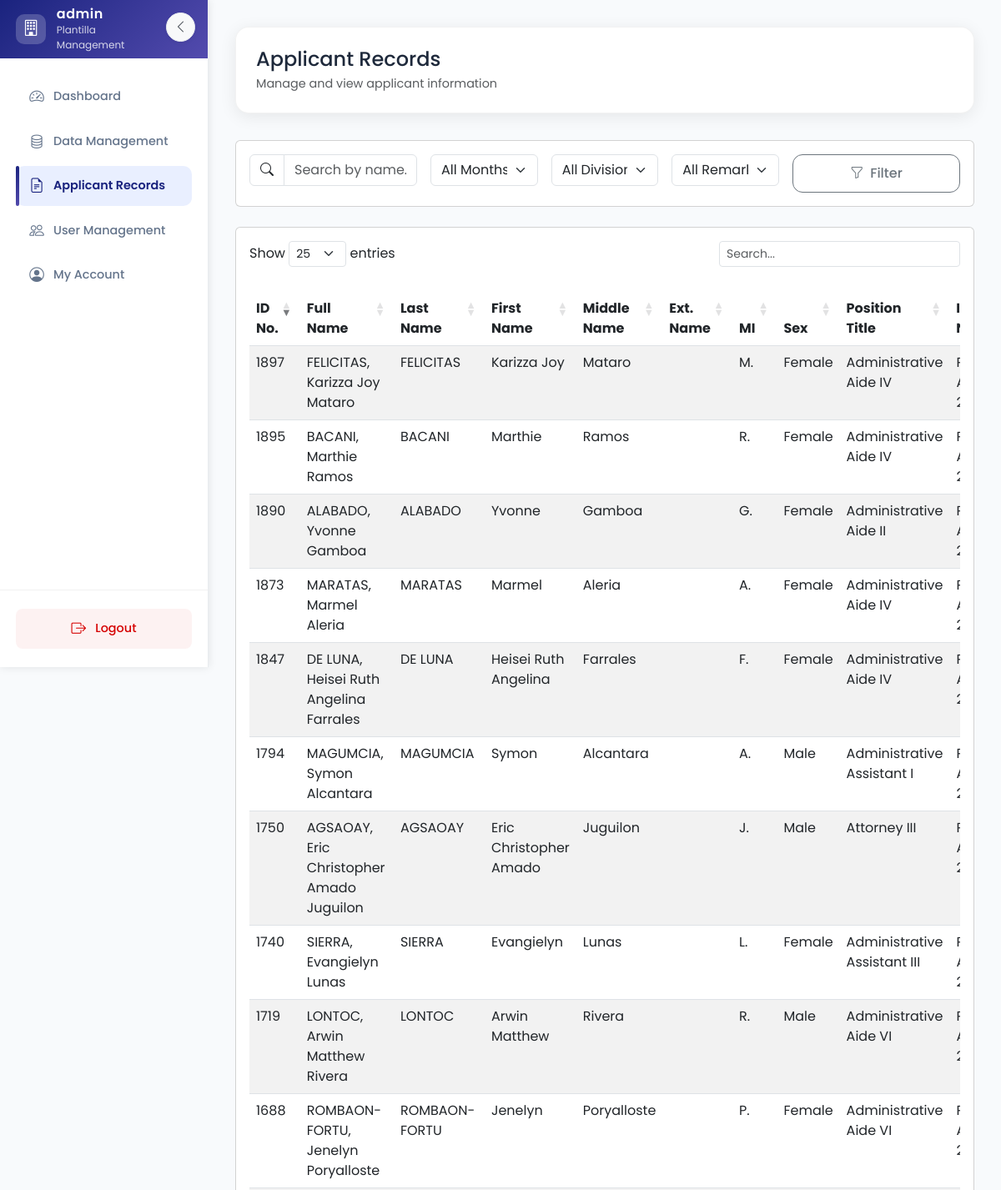
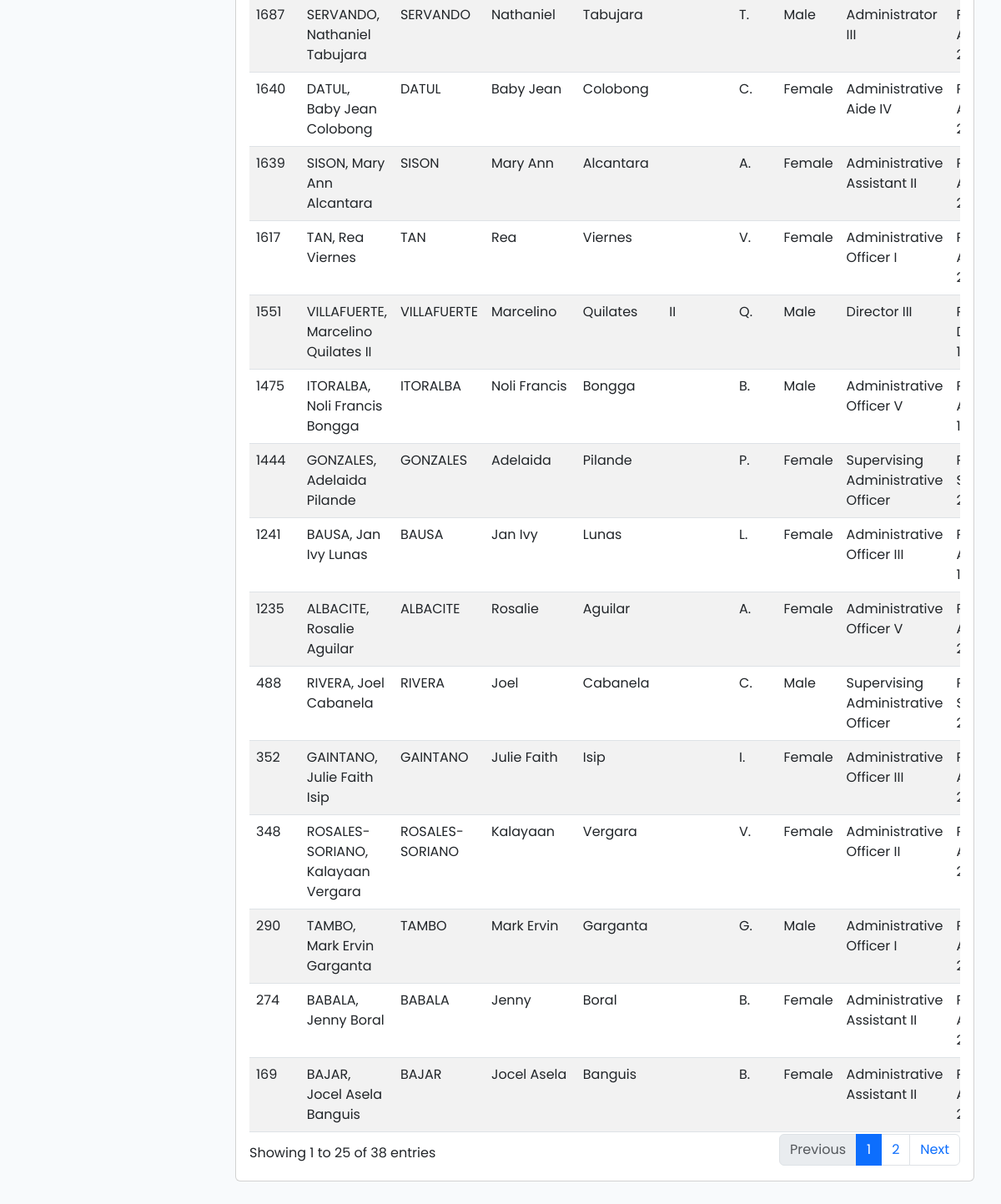
The page /user/applicant_records.php (signed in) on the database its author committed (2 pictures, top to bottom).
### tables this page shows
CREATE TABLE `records` (
  `id` int(11) NOT NULL,
  `division_id` int(11) NOT NULL DEFAULT 0,
  `plantilla_no` varchar(50) DEFAULT NULL,
  `plantilla_division` varchar(255) DEFAULT NULL,
  `plantilla_section` varchar(255) DEFAULT NULL,
  `equivalent_division` varchar(255) DEFAULT NULL,
  `plantilla_division_definition` text DEFAULT NULL,
  `plantilla_section_definition` text DEFAULT NULL,
  `fullname` varchar(255) DEFAULT NULL,
  `last_name` varchar(100) DEFAULT NULL,
  `first_name` varchar(100) DEFAULT NULL,
  `middle_name` varchar(100) DEFAULT NULL,
  `ext_name` varchar(50) DEFAULT NULL,
  `mi` varchar(10) DEFAULT NULL,
  `sex` varchar(10) DEFAULT NULL,
  `position_title` varchar(255) DEFAULT NULL,
  `item_number` varchar(50) DEFAULT NULL,
  `tech_code` varchar(50) DEFAULT NULL,
  `level` varchar(50) DEFAULT NULL,
  `appointment_status` varchar(100) DEFAULT NULL,
  `sg` varchar(10) DEFAULT NULL,
  `step` varchar(10) DEFAULT NULL,
  `monthly_salary` decimal(15,2) DEFAULT NULL,
  `date_of_birth` varchar(100) DEFAULT NULL,
  `date_orig_appt` varchar(100) DEFAULT NULL,
  `date_govt_srvc` varchar(100) DEFAULT NULL,
  `date_last_promotion` varchar(100) DEFAULT NULL,
  `date_last_increment` varchar(100) DEFAULT NULL,
  `date_longevity` varchar(100) DEFAULT NULL,
  `date_vacated` varchar(100) DEFAULT NULL,
  `vacated_due_to` varchar(255) DEFAULT NULL,
  `vacated_by` varchar(255) DEFAULT NULL,
  `id_no` varchar(50) DEFAULT NULL,
  `status` enum('Not Yet For Filing','On-Hold','On Process','Deliberated') NOT NULL DEFAULT 'Not Yet For Filing',
  `archive` tinyint(11) NOT NULL DEFAULT 0,
  `created_at` timestamp NOT NULL DEFAULT current_timestamp(),
  `updated_at` timestamp NOT NULL DEFAULT current_timestamp() ON UPDATE current_timestamp(),
  `created_by` int(11) NOT NULL
);

### user/applicant_records.php (the view, shortened to what this page needs)
<?php
include '../dbconnection.php';
$search = isset($_GET['search']) ? $_GET['search'] : '';
$query = "SELECT r.*,
          DATE_FORMAT(r.date_of_birth, '%M %d, %Y') as formatted_dob,
          DATE_FORMAT(r.date_orig_appt, '%M %d, %Y') as formatted_orig_appt,
          DATE_FORMAT(r.date_govt_srvc, '%M %d, %Y') as formatted_govt_srvc,
          DATE_FORMAT(r.date_last_promotion, '%M %d, %Y') as formatted_last_promotion,
          DATE_FORMAT(r.date_last_increment, '%M %d, %Y') as formatted_last_increment,
          DATE_FORMAT(r.date_longevity, '%M %d, %Y') as formatted_longevity
          FROM records r
          WHERE 1=1";
$stmt = $conn->prepare($query);
$stmt->execute();
$result = $stmt->get_result();
$records = $result->fetch_all(MYSQLI_ASSOC);
?>
<!DOCTYPE html>
<html lang="en">
<head>
    <link href="https://cdn.jsdelivr.net/npm/bootstrap@5.3.0/dist/css/bootstrap.min.css" rel="stylesheet">
    <link rel="stylesheet" href="https://cdn.jsdelivr.net/npm/bootstrap-icons@1.11.0/font/bootstrap-icons.css">
    <link href="https://cdn.datatables.net/1.13.6/css/dataTables.bootstrap5.min.css" rel="stylesheet">
    <link rel="stylesheet" href="../assets/css/styles.css">
</head>
<body>
    <div class="sidebar" id="sidebar">
        <div class="sidebar-header">
            <div class="logo">
                <i class="bi bi-building"></i>
            </div>
            <div class="title">
                <h4><?php echo $_SESSION['username']; ?></h4>
                <p>Plantilla Management</p>
            </div>
            <button class="toggle-sidebar" id="toggleSidebar" title="Minimize Sidebar">
                <i class="bi bi-chevron-left"></i>
            </button>
        </div>
        <div class="sidebar-content">
            <ul class="nav flex-column">
                <li class="nav-item">
                    <a class="nav-link" href="dashboard.php">
                        <i class="bi bi-speedometer2"></i>
                        <span>Dashboard</span>
                    </a>
                </li>
                <li class="nav-item">
                    <a class="nav-link" href="data_management.php">
                        <i class="bi bi-database"></i>
                        <span>Data Management</span>
                    </a>
                </li>
                <li class="nav-item">
                    <a class="nav-link active" href="applicant_records.php">
                        <i class="bi bi-file-earmark-text"></i>
                        <span>Applicant Records</span>
                    </a>
                </li>
                <li class="nav-item">
                    <a class="nav-link" href="user_management.php">
                        <i class="bi bi-people"></i>
                        <span>User Management</span>
                    </a>
                </li>
                <li class="nav-item">
                    <a class="nav-link" href="my_account.php">
                        <i class="bi bi-person-circle"></i>
                        <span>My Account</span>
                    </a>
                </li>
            </ul>
        </div>
        <div class="sidebar-footer">
            <div class="logout-btn">
            <a class="nav-link" onclick="return confirm('Are you sure you want to logout?')" href="logout.php">
                    <i class="bi bi-box-arrow-right"></i>
                    <span>Logout</span>
                </a>
            </div>
        </div>
    </div>
    <div class="main-content">
        <div class="dashboard-header">
            <div class="d-flex justify-content-between align-items-center">
                <div>
                    <h2 class="mb-1">Applicant Records</h2>
                    <p class="text-muted mb-0">Manage and view applicant information</p>
                </div>
            </div>
        </div>
        <div class="card mb-4">
            <div class="card-body">
                <form method="GET" class="row g-3">
                    <div class="col-md-3">
                        <div class="input-group">
                            <span class="input-group-text bg-white">
                                <i class="bi bi-search"></i>
                            </span>
                            <input type="text" class="form-control" name="search" placeholder="Search by name..." value="<?php echo htmlspecialchars($search); ?>">
                        </div>
                    </div>
                    <div class="col-md-2">
                        <select class="form-select" name="month">
                            <option value="">All Months</option>
                        </select>
                    </div>
                    <div class="col-md-2">
                        <select class="form-select" name="division">
                            <option value="">All Divisions</option>
                        </select>
                    </div>
                    <div class="col-md-2">
                        <select class="form-select" name="remarks">
                            <option value="">All Remarks</option>
                        </select>
                    </div>
                    <div class="col-md-3">
                        <button type="submit" class="btn btn-outline-secondary w-100">
                            <i class="bi bi-funnel me-2"></i>Filter
                        </button>
                    </div>
                </form>
            </div>
        </div>
        <div class="card">
            <div class="card-body">
                <div class="table-responsive">
                    <table id="recordsTable" class="table table-striped table-hover">
                        <thead>
                            <tr>
                                <th>ID No.</th>
                                <th>Full Name</th>
                                <th>Last Name</th>
                                <th>First Name</th>
                                <th>Middle Name</th>
                                <th>Ext. Name</th>
                                <th>MI</th>
                                <th>Sex</th>
                                <th>Position Title</th>
                                <th>Item No.</th>
                            </tr>
                        </thead>
                        <tbody>
                            <?php foreach ($records as $record): ?>
                                <tr>
                                    <td><?php echo htmlspecialchars($record['id_no']); ?></td>
                                    <td><?php echo htmlspecialchars($record['last_name'] . ', ' . $record['first_name'] . ' ' . $record['middle_name'] . ' ' . $record['ext_name']); ?></td>
                                    <td><?php echo htmlspecialchars($record['last_name']); ?></td>
                                    <td><?php echo htmlspecialchars($record['first_name']); ?></td>
                                    <td><?php echo htmlspecialchars($record['middle_name']); ?></td>
                                    <td><?php echo htmlspecialchars($record['ext_name']); ?></td>
                                    <td><?php echo htmlspecialchars($record['mi']); ?></td>
                                    <td><?php echo htmlspecialchars($record['sex']); ?></td>
                                    <td><?php echo htmlspecialchars($record['position_title']); ?></td>
                                    <td><?php echo htmlspecialchars($record['item_number']); ?></td>
                                </tr>
                            <?php endforeach; ?>
                        </tbody>
                    </table>
                </div>
            </div>
        </div>
    </div>
</body>
</html>

### assets/css/styles.css (style rules this page uses)
:root { --primary-color: #1A237E; --primary-light: #534bae; --primary-dark: #000051; --secondary-color: #2962FF; --secondary-light: #768fff; --secondary-dark: #0039cb; --success-color: #00C853; --success-light: #5efc82; --success-dark: #009624; --warning-color: #FF6D00; --warning-light: #ff9e40; --warning-dark: #c43c00; --danger-color: #D50000; --danger-light: #ff5131; --danger-dark: #9b0000; --sidebar-width: 280px; --header-height: 70px; --card-shadow: 0 4px 20px rgba(0, 0, 0, 0.08); --hover-shadow: 0 8px 30px rgba(0, 0, 0, 0.12); --gradient-primary: linear-gradient(135deg, var(--primary-color) 0%, var(--primary-light) 100%); --gradient-secondary: linear-gradient(135deg, var(--secondary-color) 0%, var(--secondary-light) 100%); --gradient-success: linear-gradient(135deg, var(--success-color) 0%, var(--success-light) 100%); --gradient-warning: linear-gradient(135deg, var(--warning-color) 0%, var(--warning-light) 100%); --gradient-danger: linear-gradient(135deg, var(--danger-color) 0%, var(--danger-light) 100%); }
body { font-family: 'Poppins', sans-serif; background-color: #f8fafc; color: #1e293b; }
.sidebar { min-height: 100vh; background: #ffffff; color: #1e293b; transition: all 0.3s cubic-bezier(0.4, 0, 0.2, 1); position: fixed; width: var(--sidebar-width); z-index: 1000; box-shadow: 2px 0 20px rgba(0, 0, 0, 0.1); border-right: 1px solid rgba(0, 0, 0, 0.05); display: flex; flex-direction: column; }
.main-content { margin-left: var(--sidebar-width); padding: 2rem; min-height: 100vh; transition: all 0.3s ease; }
.sidebar-header { height: var(--header-height); padding: 1.2rem; background: var(--gradient-primary); color: white; display: flex; align-items: center; gap: 0.8rem; }
.sidebar-header .logo { width: 36px; height: 36px; background: rgba(255, 255, 255, 0.2); border-radius: 10px; display: flex; align-items: center; justify-content: center; font-size: 1.2rem; }
.sidebar-header h4 { margin: 0; font-weight: 600; font-size: 1rem; letter-spacing: 0.5px; }
.sidebar-header p { margin: 0; font-size: 0.75rem; opacity: 0.8; }
.sidebar-content { flex: 1; padding: 1.2rem; overflow-y: auto; }
.sidebar .nav-link { color: #64748b; padding: 0.7rem 1rem; margin: 0.15rem 0; border-radius: 10px; transition: all 0.3s cubic-bezier(0.4, 0, 0.2, 1); font-weight: 500; position: relative; display: flex; align-items: center; gap: 0.7rem; font-size: 0.9rem; }
.sidebar .nav-link::before { content: ''; position: absolute; left: 0; width: 4px; height: 100%; background: var(--gradient-primary); border-radius: 2px; transform: scaleX(0); transition: transform 0.3s cubic-bezier(0.4, 0, 0.2, 1); }
.sidebar .nav-link.active { background: rgba(41, 98, 255, 0.1); color: var(--primary-color); font-weight: 600; }
.sidebar .nav-link.active::before { transform: scaleX(1); }
.sidebar .nav-link i { font-size: 1.1rem; transition: transform 0.3s cubic-bezier(0.4, 0, 0.2, 1); }
.sidebar .nav-link.active i { color: var(--primary-color); }
.sidebar-footer { padding: 1.2rem; border-top: 1px solid rgba(0, 0, 0, 0.05); }
.sidebar-footer .logout-btn { width: 100%; }
.sidebar-footer .logout-btn .nav-link { color: var(--danger-color); justify-content: center; padding: 0.7rem; border-radius: 8px; background: rgba(213, 0, 0, 0.05); font-size: 0.9rem; }
.sidebar-footer .logout-btn .nav-link i { color: var(--danger-color); }
.dashboard-header { background: white; padding: 1.5rem; border-radius: 16px; box-shadow: var(--card-shadow); margin-bottom: 2rem; backdrop-filter: blur(10px); border: 1px solid rgba(0, 0, 0, 0.05); }
.btn { border-radius: 12px; padding: 0.6rem 1.2rem; font-weight: 500; transition: all 0.3s cubic-bezier(0.4, 0, 0.2, 1); }
.dashboard-header h2 { font-size: 1.5rem; margin-bottom: 0.5rem; }
.dashboard-header p { font-size: 0.9rem; }

### rows shown on the page
records: id_no "1687", last_name+first_name+middle_name "SERVANDO, Nathaniel Tabujara", last_name "SERVANDO", first_name "Nathaniel", middle_name "Tabujara", mi "T.", sex "Male", position_title "Administrator III"
records: id_no "1551", last_name+first_name+middle_name "VILLAFUERTE, Marcelino Quilates II", last_name "VILLAFUERTE", first_name "Marcelino", middle_name "Quilates", ext_name "II", mi "Q.", sex "Male", position_title "Director III"
records: id_no "1740", last_name+first_name+middle_name "SIERRA, Evangielyn Lunas", last_name "SIERRA", first_name "Evangielyn", middle_name "Lunas", mi "L.", sex "Female", position_title "Administrative Assistant III"
records: id_no "1794", last_name+first_name+middle_name "MAGUMCIA, Symon Alcantara", last_name "MAGUMCIA", first_name "Symon", middle_name "Alcantara", mi "A.", sex "Male", position_title "Administrative Assistant I"
records: id_no "1719", last_name+first_name+middle_name "LONTOC, Arwin Matthew Rivera", last_name "LONTOC", first_name "Arwin Matthew", middle_name "Rivera", mi "R.", sex "Male", position_title "Administrative Aide VI"
records: id_no "1750", last_name+first_name+middle_name "AGSAOAY, Eric Christopher Amado Juguilon", last_name "AGSAOAY", first_name "Eric Christopher Amado", middle_name "Juguilon", mi "J.", sex "Male", position_title "Attorney III"
records: id_no "1873", last_name+first_name+middle_name "MARATAS, Marmel Aleria", last_name "MARATAS", first_name "Marmel", middle_name "Aleria", mi "A.", sex "Female", position_title "Administrative Aide IV"
records: id_no "1444", last_name+first_name+middle_name "GONZALES, Adelaida Pilande", last_name "GONZALES", first_name "Adelaida", middle_name "Pilande", mi "P.", sex "Female", position_title "Supervising Administrative Officer"
records: id_no "1475", last_name+first_name+middle_name "ITORALBA, Noli Francis Bongga", last_name "ITORALBA", first_name "Noli Francis", middle_name "Bongga", mi "B.", sex "Male", position_title "Administrative Officer V"
records: id_no "1241", last_name+first_name+middle_name "BAUSA, Jan Ivy Lunas", last_name "BAUSA", first_name "Jan Ivy", middle_name "Lunas", mi "L.", sex "Female", position_title "Administrative Officer III"
records: id_no "348", last_name+first_name+middle_name "ROSALES-SORIANO, Kalayaan Vergara", last_name "ROSALES-SORIANO", first_name "Kalayaan", middle_name "Vergara", mi "V.", sex "Female", position_title "Administrative Officer II"
records: id_no "274", last_name+first_name+middle_name "BABALA, Jenny Boral", last_name "BABALA", first_name "Jenny", middle_name "Boral", mi "B.", sex "Female", position_title "Administrative Assistant II"
records: id_no "1639", last_name+first_name+middle_name "SISON, Mary Ann Alcantara", last_name "SISON", first_name "Mary Ann", middle_name "Alcantara", mi "A.", sex "Female", position_title "Administrative Assistant II"
records: id_no "1688", last_name+first_name+middle_name "ROMBAON-FORTU, Jenelyn Poryalloste", last_name "ROMBAON-FORTU", first_name "Jenelyn", middle_name "Poryalloste", mi "P.", sex "Female", position_title "Administrative Aide VI"
records: id_no "1897", last_name+first_name+middle_name "FELICITAS, Karizza Joy Mataro", last_name "FELICITAS", first_name "Karizza Joy", middle_name "Mataro", mi "M.", sex "Female", position_title "Administrative Aide IV"
records: id_no "1895", last_name+first_name+middle_name "BACANI, Marthie Ramos", last_name "BACANI", first_name "Marthie", middle_name "Ramos", mi "R.", sex "Female", position_title "Administrative Aide IV"
records: id_no "1847", last_name+first_name+middle_name "DE LUNA, Heisei Ruth Angelina Farrales", last_name "DE LUNA", first_name "Heisei Ruth Angelina", middle_name "Farrales", mi "F.", sex "Female", position_title "Administrative Aide IV"
records: id_no "1235", last_name+first_name+middle_name "ALBACITE, Rosalie Aguilar", last_name "ALBACITE", first_name "Rosalie", middle_name "Aguilar", mi "A.", sex "Female", position_title "Administrative Officer V"
records: id_no "352", last_name+first_name+middle_name "GAINTANO, Julie Faith Isip", last_name "GAINTANO", first_name "Julie Faith", middle_name "Isip", mi "I.", sex "Female", position_title "Administrative Officer III"
records: id_no "290", last_name+first_name+middle_name "TAMBO, Mark Ervin Garganta", last_name "TAMBO", first_name "Mark Ervin", middle_name "Garganta", mi "G.", sex "Male", position_title "Administrative Officer I"
records: id_no "1617", last_name+first_name+middle_name "TAN, Rea Viernes", last_name "TAN", first_name "Rea", middle_name "Viernes", mi "V.", sex "Female", position_title "Administrative Officer I"
records: id_no "169", last_name+first_name+middle_name "BAJAR, Jocel Asela Banguis", last_name "BAJAR", first_name "Jocel Asela", middle_name "Banguis", mi "B.", sex "Female", position_title "Administrative Assistant II"
records: id_no "1640", last_name+first_name+middle_name "DATUL, Baby Jean Colobong", last_name "DATUL", first_name "Baby Jean", middle_name "Colobong", mi "C.", sex "Female", position_title "Administrative Aide IV"
records: id_no "1890", last_name+first_name+middle_name "ALABADO, Yvonne Gamboa", last_name "ALABADO", first_name "Yvonne", middle_name "Gamboa", mi "G.", sex "Female", position_title "Administrative Aide II"
records: id_no "488", last_name+first_name+middle_name "RIVERA, Joel Cabanela", last_name "RIVERA", first_name "Joel", middle_name "Cabanela", mi "C.", sex "Male", position_title "Supervising Administrative Officer"

### other values the page prints
$_SESSION['username'] "admin"
